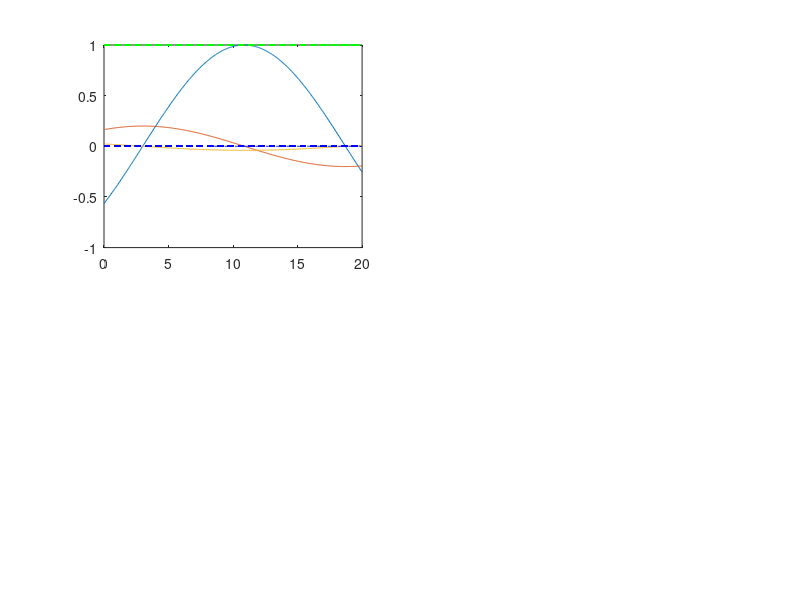

Here is the MATLAB script that generated this plot: (Note: this script raises an error after producing the figure.)
clf;
clc;
%% parameters
t0 = 0 ; 
tf = 20 ; 
td = 0.05; 
t = t0:td:tf;
a = 0.2;
y = sin(a*(t-3));
yd = diff(y)/td;
ydd = diff(yd)/td;
subplot(2,2,1)
plot(t,y,t(2:length(t)),yd,t(3:length(t)),ydd);
hold on;
plot(t,zeros(length(t)),'--b',t,ones(length(t)),'--g');

f_new = dmp(y,t0,tf,td,t);


%% functions

function f_new = dmp(x,t0,tf,td,t)
    tau = 1;
    xd = diff(x)/td;
    xdd = diff(xd)/td;
    v = [xd(1),xd]*tau; 
    vd = [xdd(1),xdd(1),xdd]*tau;
    K = 1; D = sqrt(4*K);
    g = x(length(x));
    x0 = x(1);
    f_s = (-K*(g-x) + D*v + tau*vd)/(g-x0);
    alp_s = 0.3;
    s = exp(-alp_s*t/tau);
     
    
    plot(t,s);
    legend('y','yd','ydd','','','s(t)');
    subplot(2,2,3);
    
    f_new = gaussian_basis(s,1,100,29,f_s);
    
end



function f_new = gaussian_basis(s,c,h,n,f_s)
    Cs = (1:n)*(c/n);
    Cs = ones(length(s),1)*Cs;
    sn = s'*ones(1,n);
    K = exp(-h.*(sn-Cs).^2);
    
    K1 = K;
    wi_lw = zeros(n,1);
    for i = 1:n
        qsi = diag(K1(:,i));
        
        wi_lw(i,1) = (s*qsi*f_s')/(s*qsi*s');
    end
    
    for i = 1:length(s)
        K(i,:) = K(i,:)*s(i)/sum(K(i,:));
    end
    
    f_new = K*wi_lw;
    
    hold on;
    subplot(2,2,2)
    plot(s,K1);
    
    
    subplot(2,2,3)
    plot(s,f_s);
    plot(s,f_new);
    legend('f_s','f_{new}')
    
    
end